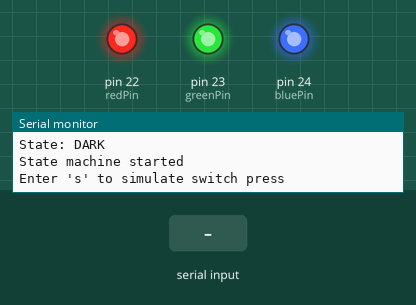
Bench run of a sketch on a simulated Arduino Mega 2560, built with avr-gcc and run on an emulated ATmega2560. On the bench: output pins drawn as LEDs (lit = HIGH), the last lines printed to the serial monitor. Inputs (shaded band) come from the test bench.

Above: at 1.2 s.
1.3 s: "s" received over Serial
At 1.8 s:
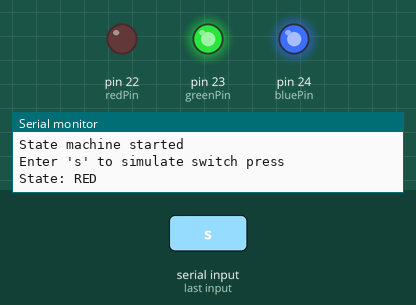
2.8 s: "S" received over Serial
At 4.0 s:
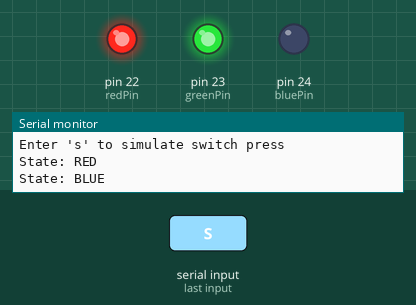
4.3 s: "s" received over Serial
At 5.3 s:
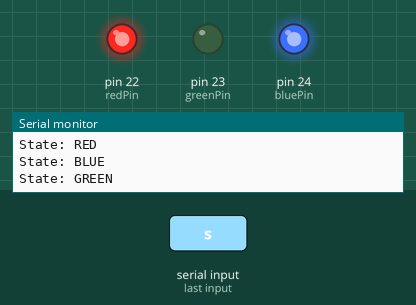
Timing chart, 0 to 17.7 s (numbered marks = the images above; inputs shaded):
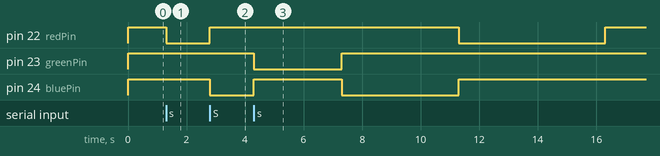

The sketch:

CEN598_Proj1.ino
```cpp
enum State {
  DARK,
  RED,
  BLUE,
  GREEN
};

State currentState = DARK;

int redPin = 22;
int greenPin = 23;
int bluePin = 24;

// Records when the current state was entered.
// Used to implement non-blocking timed transitions.
unsigned long stateStartTime = 0;


void setup() {
  pinMode(redPin, OUTPUT);
  pinMode(greenPin, OUTPUT);
  pinMode(bluePin, OUTPUT);

  Serial.begin(115200);
  while (!Serial) {
  ;
  }

  changeState(DARK);
  Serial.println("State machine started");
  Serial.println("Enter 's' to simulate switch press");
}


void loop() {
  bool switchPressed = false;

  // Check for a virtual switch press from the Serial Monitor.
  // Entering 's' or 'S' represents pressing SW.
  if (Serial.available() > 0) {
    char input = Serial.read();

    if (input == 's' || input == 'S') {
      switchPressed = true;
    }
  }

  switch (currentState) {
    case DARK:
      if (switchPressed) {
        changeState(RED);
      }
      break;

    //I'm using millis here instead of delay because delay will ignore live inputs from my keyboard
    //If I used delays, then it would just be stuck flipping between red and dark
    case RED:
      // SW has priority over timeout
      if (switchPressed) {
        changeState(BLUE);
      } else if (millis() - stateStartTime >= 5000) { //5 sec
        changeState(DARK);
      }
      break;

    case BLUE:
      // SW has priority over timeout
      if (switchPressed) {
        changeState(GREEN);
      } else if (millis() - stateStartTime >= 4000) { //4 sec
        changeState(RED);
      }
      break;

    case GREEN:
      // SW has priority over timeout
      if (switchPressed) {
        changeState(DARK);
      } else if (millis() - stateStartTime >= 3000) { //3 sec
        changeState(BLUE);
      }
      break;
  }
}


// Helper functions

void SetColor(int red, int green, int blue) {
  analogWrite(redPin, red);
  analogWrite(greenPin, green);
  analogWrite(bluePin, blue);
}


void changeState(State newState) {
  currentState = newState;
  stateStartTime = millis();

  switch (currentState) {
    case DARK:
      SetColor(255, 255, 255);
      Serial.println("State: DARK");
      break;

    case RED:
      SetColor(0, 255, 255);
      Serial.println("State: RED");
      break;

    case BLUE:
      SetColor(255, 255, 0);
      Serial.println("State: BLUE");
      break;

    case GREEN:
      SetColor(255, 0, 255);
      Serial.println("State: GREEN");
      break;
  }
}
```

Measured:
- after the input at 1.3 s, pin 22 (redPin): HIGH → LOW at once
- after the input at 2.8 s, pin 22 (redPin): LOW → HIGH at once; pin 24 (bluePin): HIGH → LOW at once
- after the input at 4.3 s, pin 23 (greenPin): HIGH → LOW at once, → HIGH 3.0 s later; pin 24 (bluePin): LOW → HIGH after 0.00 s instead of 2.5 s
